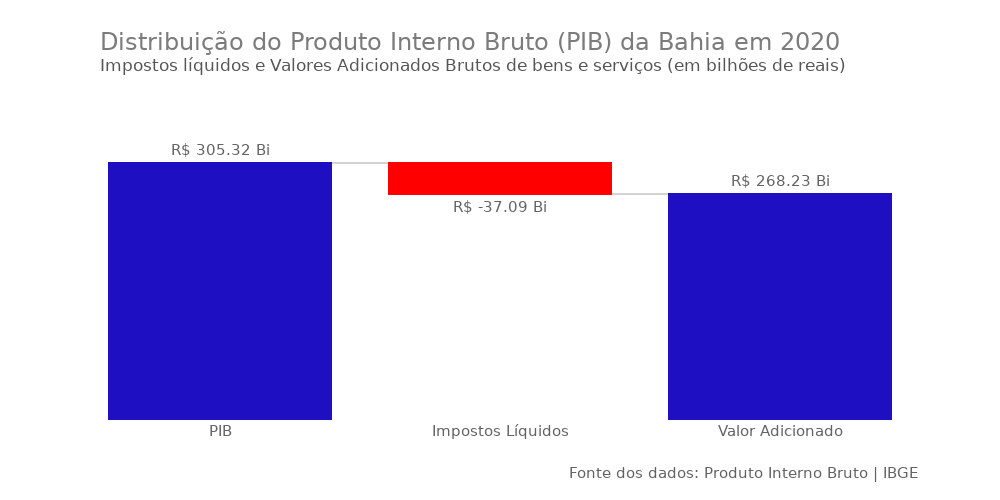

Here is the notebook cell this chart was saved with:
### Code cell
chart_cascata = go.Waterfall(
    name="", orientation="v",
    measure=df_indicadores_BA["Medidas"],
    x=df_indicadores_BA.Indicadores, y=df_indicadores_BA.Valores,
    text=df_indicadores_BA["Valores_str"], textposition="outside",
    connector_line=dict(color="lightgray"),
    totals_marker=dict(color="#1E0FC3"),
    decreasing_marker=dict(color="#FF0000")
)

fig = go.Figure(chart_cascata)

TITLE = (
    "Distribuição do Produto Interno Bruto (PIB) da Bahia em 2020"
    "<br><sup style='color:#555655'>"
    "Impostos líquidos e Valores Adicionados Brutos de bens e serviços "
    "(em bilhões de reais)</sup>"
)
layout = dict(
    width=1000,
    height=500,
    plot_bgcolor="white",
    hovermode="closest",
    font=dict(family="DejaVu Sans", size=15, color="#636363"),
    title=dict(
        text=TITLE, font=dict(size=24, color="#7C7C7C"),pad=dict(l=50),
    ),
    yaxis=dict(range=[0, 380e9]),
)

fig.update_layout(**layout)
fig.update_yaxes(showticklabels=False) # 
fig.update_traces(hovertemplate="<b>%{x}</b> = %{text}")


# --- 
# Fonte dos Dados
fontedados_HTML = 'Fonte dos dados: <a href="https://sidra.ibge.gov.br/pesquisa/pib-munic/tabelas">Produto Interno Bruto | IBGE</a>'
fig.add_annotation(text=fontedados_HTML, align="left", xref="paper", yref = "paper", x=1, y=-0.2, showarrow=False)
fig.show()

### Figure 1 — Plotly figure (JSON) as saved in the notebook; plotly's stock layout.template omitted (floating-point values rounded to 4 significant figures)
{"data": [{"connector": {"line": {"color": "lightgray"}}, "decreasing": {"marker": {"color": "#FF0000"}}, "hovertemplate": "<b>%{x}</b> = %{text}", "measure": ["absolute", "relative", "total"], "name": "", "orientation": "v", "text": ["R$ 305.32 Bi", "R$ -37.09 Bi", "R$ 268.23 Bi"], "textposition": "outside", "totals": {"marker": {"color": "#1E0FC3"}}, "type": "waterfall", "x": ["PIB", "Impostos Líquidos", "Valor Adicionado"], "y": [305320812691, -37094030606, 268226782074]}], "layout": {"annotations": [{"align": "left", "showarrow": false, "text": "Fonte dos dados: <a href=\"https://sidra.ibge.gov.br/pesquisa/pib-munic/tabelas\">Produto Interno Bruto | IBGE</a>", "x": 1, "xref": "paper", "y": -0.2, "yref": "paper"}], "font": {"color": "#636363", "family": "DejaVu Sans", "size": 15}, "height": 500, "hovermode": "closest", "plot_bgcolor": "white", "title": {"font": {"color": "#7C7C7C", "size": 24}, "pad": {"l": 50}, "text": "Distribuição do Produto Interno Bruto (PIB) da Bahia em 2020<br><sup style='color:#555655'>Impostos líquidos e Valores Adicionados Brutos de bens e serviços (em bilhões de reais)</sup>"}, "width": 1000, "yaxis": {"range": [0, 380000000000], "showticklabels": false}}}
